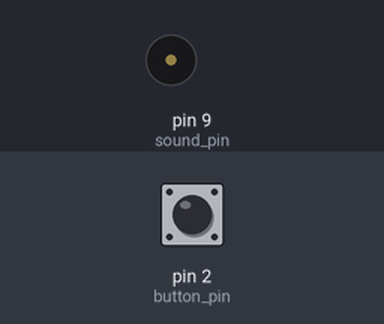
Simulated run of this sketch. Board: Arduino Uno, built with avr-gcc and run on an emulated ATmega328P. On the bench: buzzer (waves = sounding). The inputs (shaded band) are chosen by the test bench; at power-on: pin 2 (button_pin) LOW. Random numbers use the default seed unless the sketch sets one.

Above: at 1.2 s.
1.3 s: pin 2 (button_pin) pulled HIGH for 0.15 s
At 1.9 s:
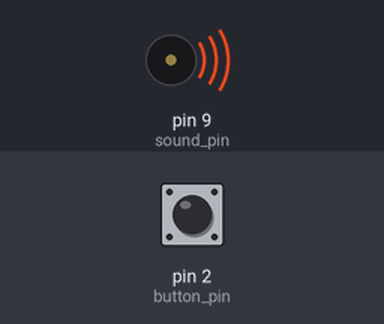
2.9 s: pin 2 (button_pin) pulled HIGH for 1 s
At 3.3 s:
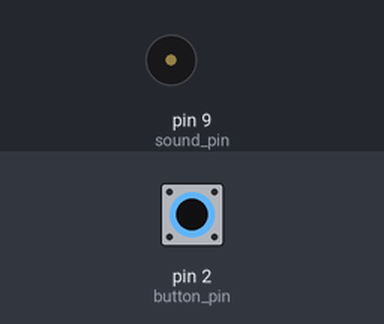
5.4 s: pin 2 (button_pin) pulled HIGH for 3.2 s
At 6.5 s:
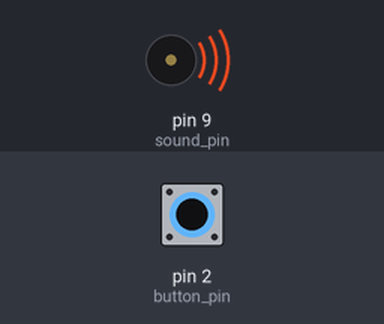
Timing chart, 0 to 8.4 s (numbered marks = the images above; inputs shaded):
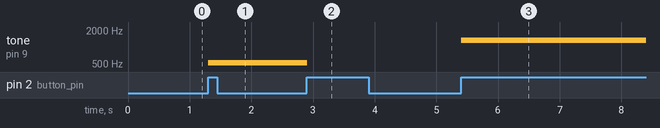

Measured:
- after the input at 1.3 s, tone on pin 9 (sound_pin): silent → 523 Hz at once
- after the input at 2.9 s, tone on pin 9 (sound_pin): 523 Hz → silent at once
- after the input at 5.4 s, tone on pin 9 (sound_pin): silent → 1318 Hz at once

The sketch:

tone_random_flip.ino
```cpp
const int button_pin = 2;
const int sound_pin = 9;

bool is_playing = false;
int button_prev= LOW;
float freq = 440;

float midiToFreq(int midi){
  return 440.*pow(2.,(midi-69.)/12.);
}

void setup() {
  pinMode(button_pin,INPUT);
  pinMode(sound_pin, OUTPUT);
}

void loop() {
  auto button_state = digitalRead(button_pin);

  if(button_prev == LOW && button_state==HIGH){
    is_playing = !is_playing;
    freq = midiToFreq(random(65,100));
  }
  if(is_playing){
    tone(sound_pin,freq);
  }else{
    noTone(sound_pin);
  }

  delay(20);
  button_prev = button_state;
}
```
